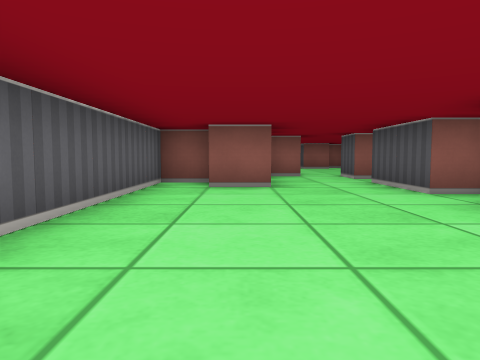
[1] (above)

12 first-person views from a walk through a cub3D ray-caster map. The camera is about half as high as the walls, tilts 4° down and sees 70° across. The floor is counted in squares. Each view is taken from the middle of a square. On the plan, view 1 faces up. The plan holds only what a view shows up to about 9 squares ahead; the rest is blank.

[2]
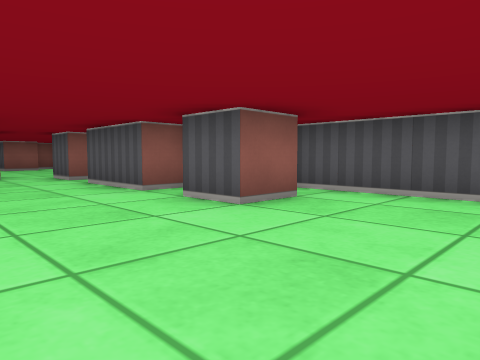

[3]
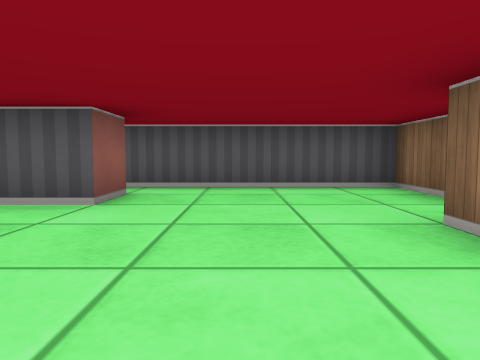

[4]
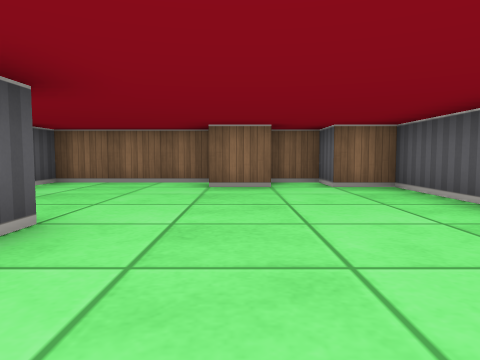

[5]
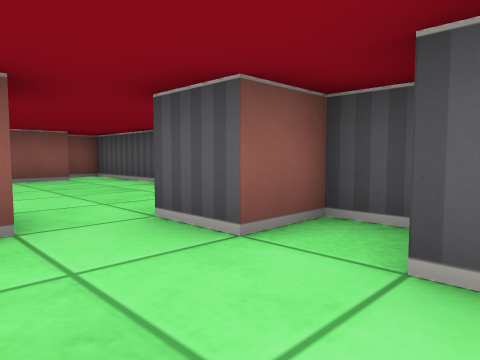

[6]
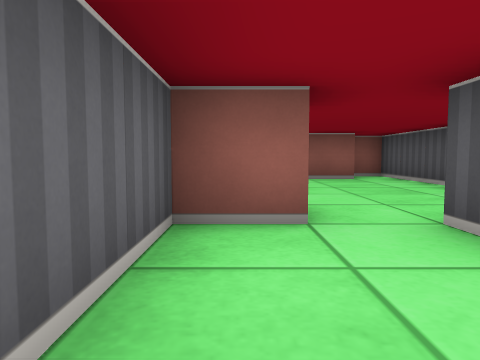

[7]
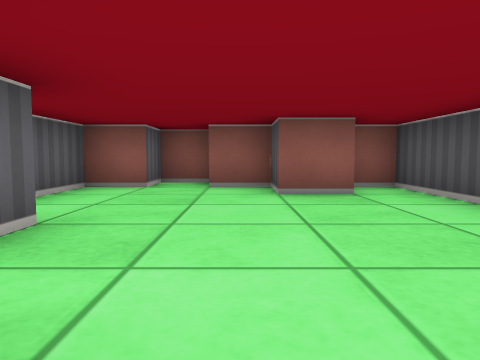

[8]
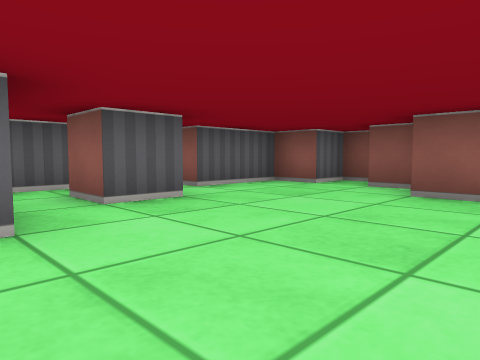

[9]
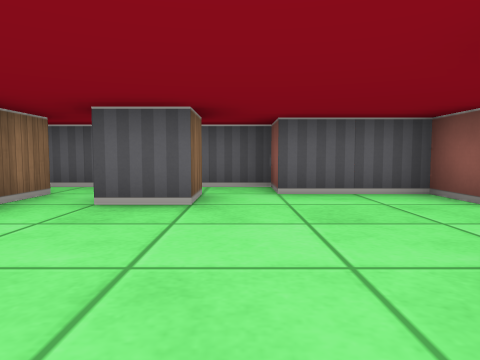

[10]
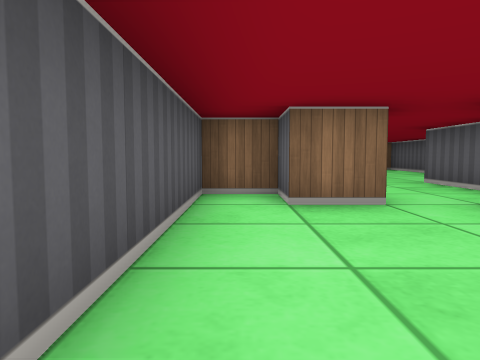

[11]
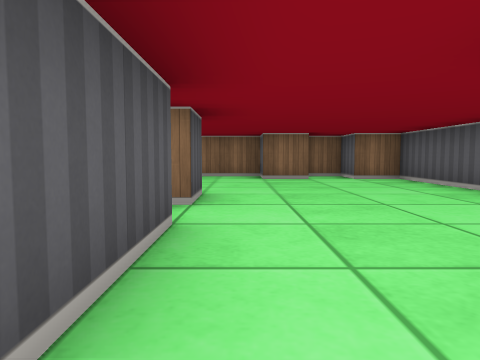

[12]
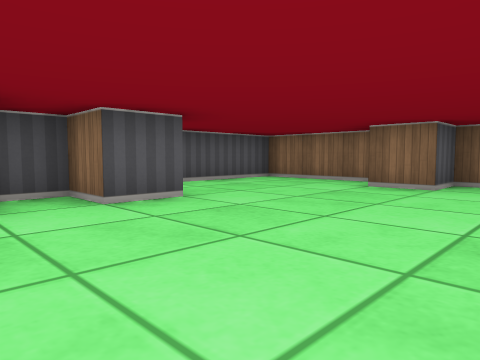

### Floor plan
Points are (right, up) in squares from view 1. A wall is a line through its corners. A room is listed if a view was taken in it or the views show most of it. See-through windows are left out.
Room 1 (views 1, 2, 3, 4, 5, 6, 11, 12)
walls: (3.6, 2.5) (2.5, 2.5) (2.5, 3.5) (3.5, 3.5) (3.5, 4.2); (3.2, 4.5) (2.5, 4.5) (2.5, 6.5); (-0.5, 6.5) (-1.5, 6.5) (-1.5, -0.5) (-0.5, -0.5) (-0.5, -1.5) (0.5, -1.5) (0.5, -0.5) (1.5, -0.5) (1.5, -1.5) (4.5, -1.5) (4.5, 3.2); (3.5, 6.8) (3.5, 7.5) (2.5, 7.5) (2.5, 8.5); (1.6, 8.5) (0.5, 8.5) (0.5, 5.5) (-0.5, 5.5)
ways out: opening at (2, 8) to room 2
Room 2 (views 7, 8, 9, 10)
walls: (3.6, 13.5) (2.5, 13.5) (2.5, 14.5) (1.5, 14.5); (-0.5, 11.5) (0.5, 11.5) (0.5, 10.5) (-0.5, 10.5); (-0.5, 9.5) (0.5, 9.5); (1.5, 15.5) (0.5, 15.5) (0.5, 14.5) (-0.5, 14.5) (-0.5, 12.5) (-1.5, 12.5) (-1.5, 8.9); (2.5, 8.5) (3.5, 8.5); (3.5, 7.5) (4.5, 7.5) (4.5, 14.5) (3.8, 14.5)
ways out: opening at (2, 8) to room 1

Where each view was taken, in squares from view 1:
view 1: 0 up, 0 right, facing up
view 2: 0 up, 0 right, facing up-right
view 3: 1 up, 1 left, facing right
view 4: 5 up, 1 right, facing down
view 5: 6 up, 1 right, facing up-right
view 6: 6 up, 1 right, facing up
view 7: 9 up, 2 right, facing up
view 8: 9 up, 4 right, facing up-left
view 9: 12 up, 4 right, facing left
view 10: 12 up, 4 right, facing down
view 11: 7 up, 2 right, facing down
view 12: 5 up, 1 left, facing down-right
